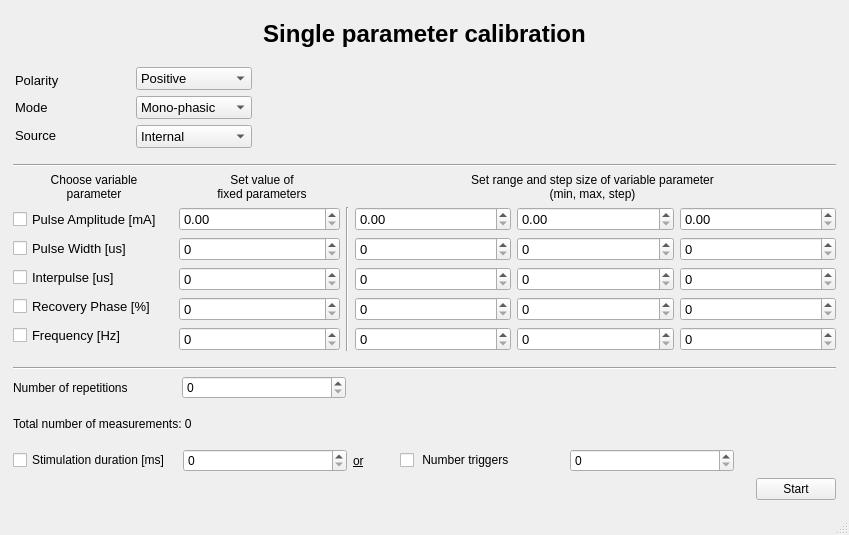
<?xml version="1.0" encoding="UTF-8"?>
<ui version="4.0">
 <class>SingleparameterCalibratiob</class>
 <widget class="QMainWindow" name="SingleparameterCalibratiob">
  <property name="enabled">
   <bool>true</bool>
  </property>
  <property name="geometry">
   <rect>
    <x>0</x>
    <y>0</y>
    <width>849</width>
    <height>535</height>
   </rect>
  </property>
  <property name="windowTitle">
   <string>MainWindow</string>
  </property>
  <widget class="QWidget" name="centralwidget">
   <layout class="QGridLayout" name="gridLayout">
    <item row="1" column="0">
     <layout class="QVBoxLayout" name="verticalLayout" stretch="1,2,0,0,6,0,2,1">
      <property name="sizeConstraint">
       <enum>QLayout::SetDefaultConstraint</enum>
      </property>
      <property name="leftMargin">
       <number>4</number>
      </property>
      <property name="topMargin">
       <number>4</number>
      </property>
      <property name="rightMargin">
       <number>4</number>
      </property>
      <property name="bottomMargin">
       <number>4</number>
      </property>
      <item>
       <layout class="QVBoxLayout" name="verticalLayout_7">
        <property name="bottomMargin">
         <number>6</number>
        </property>
        <item>
         <widget class="QLabel" name="L_TITLE">
          <property name="enabled">
           <bool>true</bool>
          </property>
          <property name="sizePolicy">
           <sizepolicy hsizetype="Preferred" vsizetype="Preferred">
            <horstretch>0</horstretch>
            <verstretch>0</verstretch>
           </sizepolicy>
          </property>
          <property name="font">
           <font>
            <pointsize>18</pointsize>
            <weight>75</weight>
            <bold>true</bold>
           </font>
          </property>
          <property name="text">
           <string>Single parameter calibration</string>
          </property>
          <property name="alignment">
           <set>Qt::AlignCenter</set>
          </property>
         </widget>
        </item>
       </layout>
      </item>
      <item>
       <layout class="QHBoxLayout" name="horizontalLayout_5" stretch="1,1,5">
        <property name="sizeConstraint">
         <enum>QLayout::SetDefaultConstraint</enum>
        </property>
        <property name="bottomMargin">
         <number>10</number>
        </property>
        <item>
         <layout class="QVBoxLayout" name="verticalLayout_11">
          <property name="spacing">
           <number>6</number>
          </property>
          <property name="sizeConstraint">
           <enum>QLayout::SetNoConstraint</enum>
          </property>
          <property name="leftMargin">
           <number>2</number>
          </property>
          <property name="topMargin">
           <number>2</number>
          </property>
          <property name="rightMargin">
           <number>2</number>
          </property>
          <property name="bottomMargin">
           <number>2</number>
          </property>
          <item>
           <widget class="QLabel" name="L_POL">
            <property name="font">
             <font>
              <pointsize>10</pointsize>
             </font>
            </property>
            <property name="autoFillBackground">
             <bool>true</bool>
            </property>
            <property name="frameShape">
             <enum>QFrame::NoFrame</enum>
            </property>
            <property name="text">
             <string>Polarity</string>
            </property>
           </widget>
          </item>
          <item>
           <widget class="QLabel" name="L_M">
            <property name="font">
             <font>
              <pointsize>10</pointsize>
             </font>
            </property>
            <property name="autoFillBackground">
             <bool>true</bool>
            </property>
            <property name="frameShape">
             <enum>QFrame::NoFrame</enum>
            </property>
            <property name="text">
             <string>Mode</string>
            </property>
           </widget>
          </item>
          <item>
           <widget class="QLabel" name="L_S_2">
            <property name="font">
             <font>
              <pointsize>10</pointsize>
             </font>
            </property>
            <property name="autoFillBackground">
             <bool>true</bool>
            </property>
            <property name="frameShape">
             <enum>QFrame::NoFrame</enum>
            </property>
            <property name="text">
             <string>Source</string>
            </property>
           </widget>
          </item>
         </layout>
        </item>
        <item>
         <layout class="QVBoxLayout" name="verticalLayout_12">
          <property name="sizeConstraint">
           <enum>QLayout::SetNoConstraint</enum>
          </property>
          <item>
           <widget class="QComboBox" name="CB_POL">
            <property name="font">
             <font>
              <pointsize>10</pointsize>
             </font>
            </property>
            <item>
             <property name="text">
              <string>Positive</string>
             </property>
            </item>
            <item>
             <property name="text">
              <string>Negative</string>
             </property>
            </item>
           </widget>
          </item>
          <item>
           <widget class="QComboBox" name="CB_M">
            <property name="font">
             <font>
              <pointsize>10</pointsize>
             </font>
            </property>
            <item>
             <property name="text">
              <string>Mono-phasic</string>
             </property>
            </item>
            <item>
             <property name="text">
              <string>Bi-phasic</string>
             </property>
            </item>
           </widget>
          </item>
          <item>
           <widget class="QComboBox" name="CB_S">
            <property name="font">
             <font>
              <pointsize>10</pointsize>
             </font>
            </property>
            <item>
             <property name="text">
              <string>Internal</string>
             </property>
            </item>
            <item>
             <property name="text">
              <string>External</string>
             </property>
            </item>
           </widget>
          </item>
         </layout>
        </item>
        <item>
         <layout class="QVBoxLayout" name="verticalLayout_2"/>
        </item>
       </layout>
      </item>
      <item>
       <widget class="Line" name="line_2">
        <property name="orientation">
         <enum>Qt::Horizontal</enum>
        </property>
       </widget>
      </item>
      <item>
       <layout class="QHBoxLayout" name="horizontalLayout_3" stretch="1,1,3">
        <item>
         <widget class="QLabel" name="L_1">
          <property name="font">
           <font>
            <pointsize>9</pointsize>
            <weight>50</weight>
            <bold>false</bold>
           </font>
          </property>
          <property name="text">
           <string>Choose variable&lt;br&gt;parameter</string>
          </property>
          <property name="alignment">
           <set>Qt::AlignCenter</set>
          </property>
         </widget>
        </item>
        <item>
         <widget class="QLabel" name="L_2">
          <property name="font">
           <font>
            <pointsize>9</pointsize>
           </font>
          </property>
          <property name="layoutDirection">
           <enum>Qt::LeftToRight</enum>
          </property>
          <property name="text">
           <string>&lt;html&gt;&lt;head/&gt;&lt;body&gt;&lt;p&gt;Set value of&lt;br/&gt;fixed parameters&lt;/p&gt;&lt;/body&gt;&lt;/html&gt;</string>
          </property>
          <property name="alignment">
           <set>Qt::AlignCenter</set>
          </property>
         </widget>
        </item>
        <item>
         <widget class="QLabel" name="L_3">
          <property name="font">
           <font>
            <pointsize>9</pointsize>
           </font>
          </property>
          <property name="text">
           <string>&lt;html&gt;&lt;head/&gt;&lt;body&gt;&lt;p&gt;Set range and step size of variable parameter&lt;br/&gt;(min, max, step)&lt;/p&gt;&lt;/body&gt;&lt;/html&gt;</string>
          </property>
          <property name="alignment">
           <set>Qt::AlignCenter</set>
          </property>
         </widget>
        </item>
       </layout>
      </item>
      <item>
       <layout class="QHBoxLayout" name="horizontalLayout_6" stretch="1,1,0,3">
        <property name="sizeConstraint">
         <enum>QLayout::SetDefaultConstraint</enum>
        </property>
        <property name="bottomMargin">
         <number>10</number>
        </property>
        <item>
         <layout class="QVBoxLayout" name="verticalLayout_13">
          <property name="spacing">
           <number>6</number>
          </property>
          <item>
           <widget class="QCheckBox" name="C_PA">
            <property name="font">
             <font>
              <pointsize>10</pointsize>
             </font>
            </property>
            <property name="text">
             <string>Pulse Amplitude [mA]</string>
            </property>
           </widget>
          </item>
          <item>
           <widget class="QCheckBox" name="C_PW">
            <property name="font">
             <font>
              <pointsize>10</pointsize>
             </font>
            </property>
            <property name="text">
             <string>Pulse Width [us]</string>
            </property>
           </widget>
          </item>
          <item>
           <widget class="QCheckBox" name="C_IP">
            <property name="font">
             <font>
              <pointsize>10</pointsize>
             </font>
            </property>
            <property name="text">
             <string>Interpulse [us]</string>
            </property>
           </widget>
          </item>
          <item>
           <widget class="QCheckBox" name="C_RP">
            <property name="font">
             <font>
              <pointsize>10</pointsize>
             </font>
            </property>
            <property name="text">
             <string>Recovery Phase [%]</string>
            </property>
           </widget>
          </item>
          <item>
           <widget class="QCheckBox" name="C_F">
            <property name="font">
             <font>
              <pointsize>10</pointsize>
             </font>
            </property>
            <property name="text">
             <string>Frequency [Hz]</string>
            </property>
           </widget>
          </item>
         </layout>
        </item>
        <item>
         <layout class="QVBoxLayout" name="verticalLayout_14">
          <property name="spacing">
           <number>6</number>
          </property>
          <item>
           <widget class="QDoubleSpinBox" name="SB_F_PA">
            <property name="font">
             <font>
              <pointsize>10</pointsize>
             </font>
            </property>
           </widget>
          </item>
          <item>
           <widget class="QSpinBox" name="SB_F_PW">
            <property name="font">
             <font>
              <pointsize>10</pointsize>
             </font>
            </property>
           </widget>
          </item>
          <item>
           <widget class="QSpinBox" name="SB_F_IP">
            <property name="font">
             <font>
              <pointsize>10</pointsize>
             </font>
            </property>
           </widget>
          </item>
          <item>
           <widget class="QSpinBox" name="SB_F_RP">
            <property name="font">
             <font>
              <pointsize>10</pointsize>
             </font>
            </property>
           </widget>
          </item>
          <item>
           <widget class="QSpinBox" name="SB_F_F">
            <property name="font">
             <font>
              <pointsize>10</pointsize>
             </font>
            </property>
           </widget>
          </item>
         </layout>
        </item>
        <item>
         <widget class="Line" name="line">
          <property name="orientation">
           <enum>Qt::Vertical</enum>
          </property>
         </widget>
        </item>
        <item>
         <layout class="QVBoxLayout" name="verticalLayout_15">
          <property name="spacing">
           <number>6</number>
          </property>
          <item>
           <layout class="QHBoxLayout" name="horizontalLayout_12">
            <item>
             <widget class="QDoubleSpinBox" name="SB_PA_min">
              <property name="font">
               <font>
                <pointsize>10</pointsize>
               </font>
              </property>
             </widget>
            </item>
            <item>
             <widget class="QDoubleSpinBox" name="SB_PA_max">
              <property name="font">
               <font>
                <pointsize>10</pointsize>
               </font>
              </property>
             </widget>
            </item>
            <item>
             <widget class="QDoubleSpinBox" name="SB_PA_step">
              <property name="font">
               <font>
                <pointsize>10</pointsize>
               </font>
              </property>
             </widget>
            </item>
           </layout>
          </item>
          <item>
           <layout class="QHBoxLayout" name="horizontalLayout_13">
            <item>
             <widget class="QSpinBox" name="SB_PW_min">
              <property name="font">
               <font>
                <pointsize>10</pointsize>
               </font>
              </property>
             </widget>
            </item>
            <item>
             <widget class="QSpinBox" name="SB_PW_max">
              <property name="font">
               <font>
                <pointsize>10</pointsize>
               </font>
              </property>
             </widget>
            </item>
            <item>
             <widget class="QSpinBox" name="SB_PW_step">
              <property name="font">
               <font>
                <pointsize>10</pointsize>
               </font>
              </property>
             </widget>
            </item>
           </layout>
          </item>
          <item>
           <layout class="QHBoxLayout" name="horizontalLayout_14">
            <item>
             <widget class="QSpinBox" name="SB_IP_min">
              <property name="font">
               <font>
                <pointsize>10</pointsize>
               </font>
              </property>
             </widget>
            </item>
            <item>
             <widget class="QSpinBox" name="SB_IP_max">
              <property name="font">
               <font>
                <pointsize>10</pointsize>
               </font>
              </property>
             </widget>
            </item>
            <item>
             <widget class="QSpinBox" name="SB_IP_step">
              <property name="font">
               <font>
                <pointsize>10</pointsize>
               </font>
              </property>
             </widget>
            </item>
           </layout>
          </item>
          <item>
           <layout class="QHBoxLayout" name="horizontalLayout_15">
            <item>
             <widget class="QSpinBox" name="SB_RP_min">
              <property name="font">
               <font>
                <pointsize>10</pointsize>
               </font>
              </property>
             </widget>
            </item>
            <item>
             <widget class="QSpinBox" name="SB_RP_max">
              <property name="font">
               <font>
                <pointsize>10</pointsize>
               </font>
              </property>
             </widget>
            </item>
            <item>
             <widget class="QSpinBox" name="SB_RP_step">
              <property name="font">
               <font>
                <pointsize>10</pointsize>
               </font>
              </property>
             </widget>
            </item>
           </layout>
          </item>
          <item>
           <layout class="QHBoxLayout" name="horizontalLayout_16">
            <item>
             <widget class="QSpinBox" name="SB_F_min">
              <property name="font">
               <font>
                <pointsize>10</pointsize>
               </font>
              </property>
             </widget>
            </item>
            <item>
             <widget class="QSpinBox" name="SB_F_max">
              <property name="font">
               <font>
                <pointsize>10</pointsize>
               </font>
              </property>
             </widget>
            </item>
            <item>
             <widget class="QSpinBox" name="SB_F_step">
              <property name="font">
               <font>
                <pointsize>10</pointsize>
               </font>
              </property>
             </widget>
            </item>
           </layout>
          </item>
         </layout>
        </item>
       </layout>
      </item>
      <item>
       <widget class="Line" name="line_3">
        <property name="orientation">
         <enum>Qt::Horizontal</enum>
        </property>
       </widget>
      </item>
      <item>
       <layout class="QVBoxLayout" name="verticalLayout_6" stretch="1,1,1">
        <property name="sizeConstraint">
         <enum>QLayout::SetDefaultConstraint</enum>
        </property>
        <item>
         <layout class="QHBoxLayout" name="horizontalLayout" stretch="1,1,3">
          <property name="sizeConstraint">
           <enum>QLayout::SetDefaultConstraint</enum>
          </property>
          <property name="topMargin">
           <number>0</number>
          </property>
          <item>
           <widget class="QLabel" name="L_NR">
            <property name="font">
             <font>
              <pointsize>9</pointsize>
             </font>
            </property>
            <property name="text">
             <string>Number of repetitions</string>
            </property>
           </widget>
          </item>
          <item>
           <widget class="QSpinBox" name="SB_NR"/>
          </item>
          <item>
           <layout class="QVBoxLayout" name="verticalLayout_4"/>
          </item>
         </layout>
        </item>
        <item>
         <layout class="QHBoxLayout" name="horizontalLayout_2">
          <item>
           <widget class="QLabel" name="L_TM">
            <property name="font">
             <font>
              <pointsize>9</pointsize>
             </font>
            </property>
            <property name="text">
             <string>Total number of measurements: 0</string>
            </property>
           </widget>
          </item>
         </layout>
        </item>
        <item>
         <layout class="QHBoxLayout" name="horizontalLayout_4" stretch="8,8,2,8,8,5">
          <property name="sizeConstraint">
           <enum>QLayout::SetDefaultConstraint</enum>
          </property>
          <item>
           <widget class="QCheckBox" name="C_SD">
            <property name="font">
             <font>
              <pointsize>9</pointsize>
             </font>
            </property>
            <property name="text">
             <string>Stimulation duration [ms]</string>
            </property>
           </widget>
          </item>
          <item>
           <widget class="QSpinBox" name="SB_SD"/>
          </item>
          <item>
           <widget class="QLabel" name="L_OR">
            <property name="font">
             <font>
              <pointsize>9</pointsize>
              <underline>true</underline>
             </font>
            </property>
            <property name="text">
             <string>or</string>
            </property>
           </widget>
          </item>
          <item>
           <widget class="QCheckBox" name="C_NT">
            <property name="font">
             <font>
              <pointsize>9</pointsize>
             </font>
            </property>
            <property name="text">
             <string> Number triggers</string>
            </property>
           </widget>
          </item>
          <item>
           <widget class="QSpinBox" name="SB_NT"/>
          </item>
          <item>
           <layout class="QVBoxLayout" name="verticalLayout_5"/>
          </item>
         </layout>
        </item>
       </layout>
      </item>
      <item>
       <layout class="QHBoxLayout" name="horizontalLayout_7" stretch="2,0">
        <item>
         <layout class="QVBoxLayout" name="verticalLayout_3">
          <item>
           <widget class="QLabel" name="L_ERROR">
            <property name="font">
             <font>
              <weight>75</weight>
              <bold>true</bold>
             </font>
            </property>
            <property name="text">
             <string/>
            </property>
           </widget>
          </item>
         </layout>
        </item>
        <item>
         <widget class="QPushButton" name="PB_START">
          <property name="text">
           <string>Start</string>
          </property>
         </widget>
        </item>
       </layout>
      </item>
     </layout>
    </item>
   </layout>
  </widget>
  <widget class="QMenuBar" name="menubar">
   <property name="geometry">
    <rect>
     <x>0</x>
     <y>0</y>
     <width>849</width>
     <height>22</height>
    </rect>
   </property>
  </widget>
  <widget class="QStatusBar" name="statusbar"/>
 </widget>
 <resources/>
 <connections/>
</ui>
